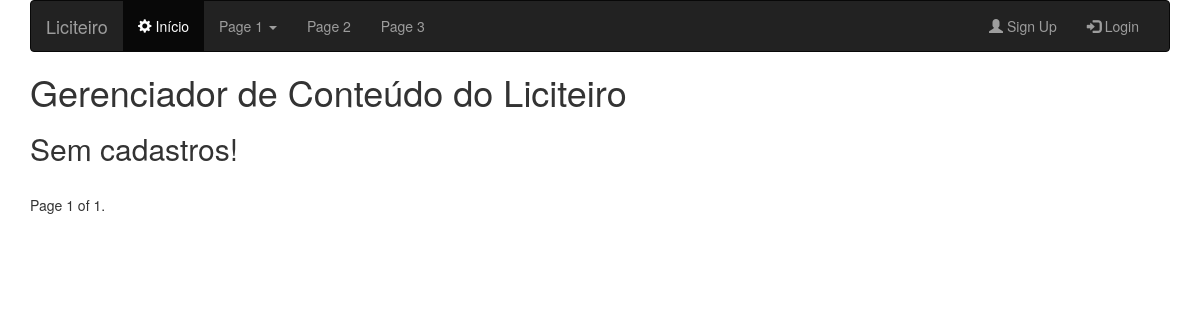
The app's page /lista_tipos_licitacao, older data.
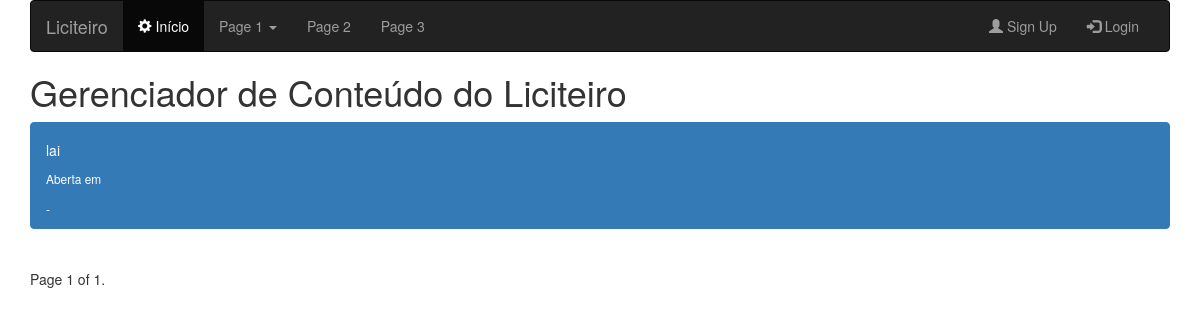
The same page, newer data.
### app_licitacao/models.py (models this page shows)
class Tipos_de_Licitacao(models.Model):
	nome = models.CharField(max_length=300)
	sigla = models.CharField(max_length = 10)
	data_criacao = models.DateTimeField(auto_now = True)
	def __unicode__(self):
		return self.nome
	class Meta:
		verbose_name_plural = 'Tipos de Licitação'

### app_licitacao/views.py (the view)
# urls.py: url(r'^lista_tipos_licitacao',Lista_tipo_licitacao),
def Lista_tipo_licitacao(request):
  item_objeto = Tipos_de_Licitacao.objects.all()
  paginator = Paginator(item_objeto, 2)
  page = request.GET.get('page')
  try:
    item = paginator.page(page)
  except PageNotAnInteger:
    item = paginator.page(1)
  except EmptyPage:
    item = paginator.page(paginator.num_pages)
  return render(request, "app_licitacao/tipos_licitacao/lista_tipos_licitacoes.html", {'item': item})

### templates/app_licitacao/tipos_licitacao/lista_tipos_licitacoes.html (shortened to what this page needs)
{%extends 'base.html'%}
{% load bootstrap_pagination %}
{% load pagination_tags %}
{% block conteudo %}
{% for i in item %}
    <div class="list-group">
      <a href="/item_tipo_licitacao/{{i.id}}" class="list-group-item list-group-item-action flex-column align-items-start active">
        <div class="d-flex w-100 justify-content-between">
          <h5 class="mb-1">{{i}}</h5>
          <small>Aberta em {{i.abertura}}</small>
        </div>
        <small>{{i.cidade}}-{{i.uf}}</small>
      </a>
    </div>
    {%empty%}
      <h2>Sem cadastros!</h2>
  {%endfor%}
<div class="pagination">
  <span class="step-links">
    <span class="current">
        Page {{ item.number }} of {{ item.paginator.num_pages }}.
    </span>
  </span>
</div>
{%endblock%}

Row changes from the older to the newer data that the page shows:
added Tipos_de_Licitacao: nome "lai"
Text that changed along with them:
text no longer shown: "Sem cadastros!"
